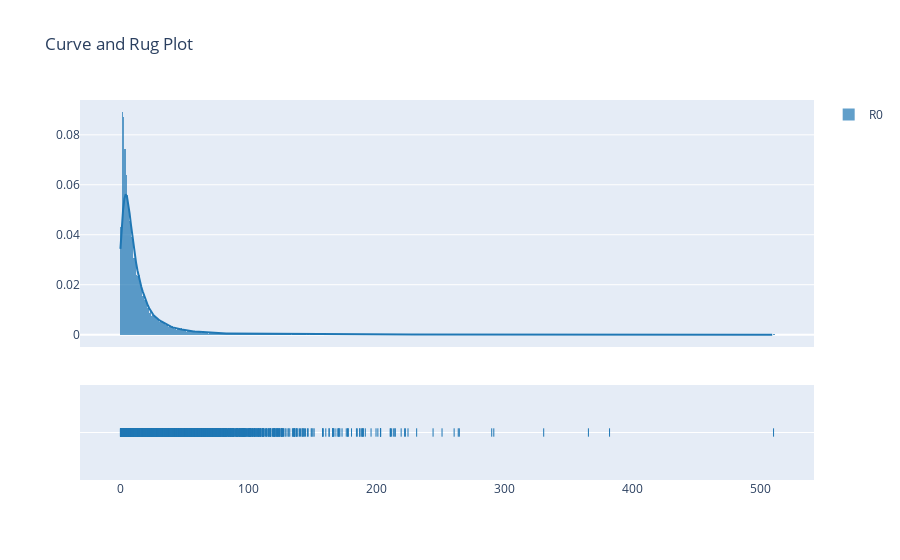

The cell this chart's notebook holds for it:
### Code cell
sir_model.run_SIR_model(n_samples=4000, n_tune=1000, likelihood=likelihood, prior=prior)

### Figure 1 — Plotly figure (JSON) as saved in the notebook; plotly's stock layout.template omitted (floating-point values rounded to 4 significant figures; data arrays with more than 128 entries replaced by an {"elided": "..."} marker saying what was removed)
{"data": [{"autobinx": false, "histnorm": "probability density", "legendgroup": "R0", "marker": {"color": "rgb(31, 119, 180)"}, "name": "R0", "opacity": 0.7, "type": "histogram", "x": {"elided": "16000 float values"}, "xaxis": "x", "xbins": {"end": 510.2, "size": 1, "start": 0.0875}, "yaxis": "y"}, {"legendgroup": "R0", "marker": {"color": "rgb(31, 119, 180)"}, "mode": "lines", "name": "R0", "showlegend": false, "type": "scatter", "x": {"elided": "500 float values"}, "xaxis": "x", "y": {"elided": "500 float values"}, "yaxis": "y"}, {"legendgroup": "R0", "marker": {"color": "rgb(31, 119, 180)", "symbol": "line-ns-open"}, "mode": "markers", "name": "R0", "showlegend": false, "type": "scatter", "x": {"elided": "16000 float values"}, "xaxis": "x", "y": {"elided": "16000 str values"}, "yaxis": "y2"}], "layout": {"barmode": "overlay", "hovermode": "closest", "legend": {"traceorder": "reversed"}, "title": {"text": "Curve and Rug Plot"}, "xaxis": {"anchor": "y2", "domain": [0, 1], "zeroline": false}, "yaxis": {"anchor": "free", "domain": [0.35, 1], "position": 0}, "yaxis2": {"anchor": "x", "domain": [0, 0.25], "dtick": 1, "showticklabels": false}}}
